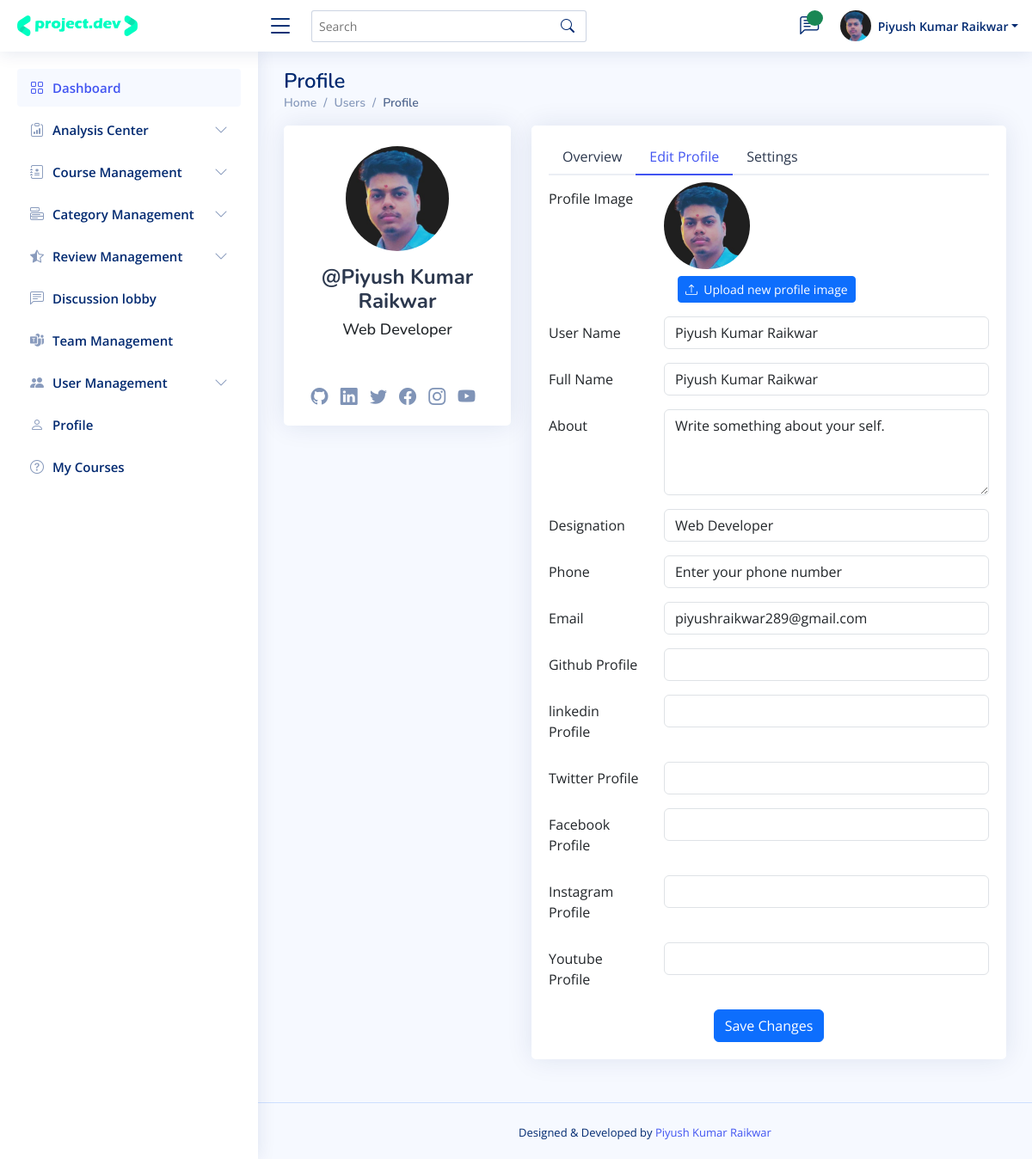
Screenshot of /admin/users-profile-edit.php (signed in) with the database file from the repository.
### tables this page shows
CREATE TABLE `user_data` (
  `user_id` int(11) NOT NULL,
  `full_name` varchar(255) NOT NULL,
  `username` varchar(255) NOT NULL,
  `password` text NOT NULL,
  `role` varchar(255) NOT NULL,
  `designation` varchar(255) NOT NULL DEFAULT 'designation',
  `about_text` text NOT NULL DEFAULT 'Write something about your self.',
  `profile_picture` text NOT NULL,
  `forgot_pwd_otp` varchar(255) NOT NULL,
  `phone` varchar(255) NOT NULL DEFAULT 'Enter your phone number',
  `tfa` varchar(255) NOT NULL DEFAULT 'No',
  `email` varchar(255) NOT NULL,
  `fb` text NOT NULL,
  `insta` text NOT NULL,
  `twitter` text NOT NULL,
  `linkedin` text NOT NULL,
  `github` text NOT NULL,
  `youtube` text NOT NULL,
  `date` varchar(255) NOT NULL,
  `active_record` varchar(11) NOT NULL DEFAULT 'Yes'
);

### admin/users-profile-edit.php (the view, shortened to what this page needs)
<?php include('admin_header.php');
include('private_files/system_configure_setting.php'); ?>
<body>
  <?php include("navbar.php") ?>
  <?php include('sidebar.php') ?>
  <main id="main" class="main">
    <div class="pagetitle">
      <h1>Profile</h1>
      <nav>
        <ol class="breadcrumb">
          <li class="breadcrumb-item"><a href="index.php">Home</a></li>
          <li class="breadcrumb-item">Users</li>
          <li class="breadcrumb-item active">Profile</li>
        </ol>
      </nav>
    </div>
    <section class="section profile">
      <div class="row">
        <div class="col-xl-4">
          <?php $user_id = $_SESSION['user_id'];
          $sql_show_user_overview = "SELECT * FROM user_data WHERE user_id = '{$user_id}' ";
          $result_sql_show_user_overview = mysqli_query($conn, $sql_show_user_overview) or die("Query Failed!!");
          if (mysqli_num_rows($result_sql_show_user_overview) > 0) {
            while ($row_user_overview = mysqli_fetch_assoc($result_sql_show_user_overview)) {
          ?>
              <div class="card">
                <div class="card-body profile-card pt-4 d-flex flex-column align-items-center">
                  <img src="upload_media/users_profiles_picture/<?php echo $row_user_overview['profile_picture'] ?>" alt="Profile" class="rounded-circle">
                  <h2 class='text-center mt-3 pb-2'>@<?php echo $row_user_overview['username'] ?></h2>
                  <h3 class='text-center'><?php echo $row_user_overview['designation'] ?></h3>
                  <div class="social-links mt-5">
                    <a href="<?php echo $row_user_overview['github'] ?>" class="linkedin"><i class="bi bi-github"></i></a>
                    <a href="<?php echo $row_user_overview['linkedin'] ?>" class="linkedin"><i class="bi bi-linkedin"></i></a>
                    <a href="<?php echo $row_user_overview['twitter'] ?>" class="twitter"><i class="bi bi-twitter"></i></a>
                    <a href="<?php echo $row_user_overview['fb'] ?>" class="facebook"><i class="bi bi-facebook"></i></a>
                    <a href="<?php echo $row_user_overview['insta'] ?>" class="instagram"><i class="bi bi-instagram"></i></a>
                    <a href="<?php echo $row_user_overview['youtube'] ?>" class="instagram"><i class="bi bi-youtube"></i></a>
                  </div>
                </div>
              </div>
        </div>
        <div class="col-xl-8">
          <div class="card">
            <div class="card-body pt-3">
              <ul class="nav nav-tabs nav-tabs-bordered">
                <li class="nav-item">
                  <a style='color:#2c384e' href="users-profile-overview.php" class="nav-link">Overview</a>
                </li>
                <li class="nav-item">
                  <button class="nav-link active" data-bs-toggle="tab" data-bs-target="#profile-edit"><a href="users-profile-edit.php">Edit Profile</a></button>
                </li>
                <li class="nav-item">
                  <a style='color:#2c384e' href="users-profile-settings.php" class="nav-link">Settings</a>
                </li>
              </ul>
              <div class="tab-content pt-2">
                <form action="<?php $_SERVER['PHP_SELF'] ?>" method="POST" enctype="multipart/form-data" autocomplete="off">
                  <div class="row mb-3">
                    <label for="profileImage" class="col-md-4 col-lg-3 col-form-label">Profile Image</label>
                    <div class="col-md-8 col-lg-9">
                      <img src="upload_media/users_profiles_picture/<?php echo $row_user_overview['profile_picture'] ?>" alt="Profile" style='width:100px; border-radius:50%;'>
                      <div class="pt-2 px-3">
                        <label for="img" class="btn btn-primary btn-sm" title="Upload new profile image"><i class="bi bi-upload"></i>&nbsp;&nbsp;Upload new profile image</label>
                      </div>
                    </div>
                  </div>
                  <div class="row mb-3">
                    <label for="username" class="col-md-4 col-lg-3 col-form-label">User Name</label>
                    <div class="col-md-8 col-lg-9">
                      <input name="username" type="text" class="form-control" id="username" value="<?php echo $row_user_overview['username'] ?>">
                    </div>
                  </div>
                  <div class="row mb-3">
                    <label for="full_name" class="col-md-4 col-lg-3 col-form-label">Full Name</label>
                    <div class="col-md-8 col-lg-9">
                      <input name="full_name" type="text" class="form-control" id="full_name" value="<?php echo $row_user_overview['full_name'] ?>">
                    </div>
                  </div>
                  <div class="row mb-3">
                    <label for="about" class="col-md-4 col-lg-3 col-form-label">About</label>
                    <div class="col-md-8 col-lg-9">
                      <textarea name="about_text" class="form-control" id="about" style="height: 100px"><?php echo $row_user_overview['about_text'] ?></textarea>
                    </div>
                  </div>
                  <div class="row mb-3">
                    <label for="Job" class="col-md-4 col-lg-3 col-form-label">Designation</label>
                    <div class="col-md-8 col-lg-9">
                      <input name="designation" type="text" class="form-control" id="Job" value="<?php echo $row_user_overview['designation'] ?>">
                    </div>
                  </div>
                  <div class="row mb-3">
                    <label for="Phone" class="col-md-4 col-lg-3 col-form-label">Phone</label>
                    <div class="col-md-8 col-lg-9">
                      <input name="phone" type="text" class="form-control" id="Phone" value="<?php echo $row_user_overview['phone'] ?>">
                    </div>
                  </div>
                  <div class="row mb-3">
                    <label for="Email" class="col-md-4 col-lg-3 col-form-label">Email</label>
                    <div class="col-md-8 col-lg-9">
                      <input name="email" type="email" class="form-control" id="Email" value="<?php echo $row_user_overview['email'] ?>">
                    </div>
                  </div>
                  <div class="row mb-3">
                    <label for="github" class="col-md-4 col-lg-3 col-form-label">Github Profile</label>
                    <div class="col-md-8 col-lg-9">
                      <input name="github" type="text" class="form-control" id="github" value="<?php echo $row_user_overview['github'] ?>">
                    </div>
                  </div>
                  <div class="row mb-3">
                    <label for="linkedin" class="col-md-4 col-lg-3 col-form-label">linkedin Profile</label>
                    <div class="col-md-8 col-lg-9">
                      <input name="linkedin" type="text" class="form-control" id="linkedin" value="<?php echo $row_user_overview['linkedin'] ?>">
                    </div>
                  </div>
                  <div class="row mb-3">
                    <label for="Twitter" class="col-md-4 col-lg-3 col-form-label">Twitter Profile</label>
                    <div class="col-md-8 col-lg-9">
                      <input name="twitter" type="text" class="form-control" id="Twitter" value="<?php echo $row_user_overview['twitter'] ?>">
                    </div>
                  </div>
                  <div class="row mb-3">
                    <label for="Facebook" class="col-md-4 col-lg-3 col-form-label">Facebook Profile</label>
                    <div class="col-md-8 col-lg-9">
                      <input name="fb" type="text" class="form-control" id="Facebook" value="<?php echo $row_user_overview['fb'] ?>">
                    </div>
                  </div>
                  <div class="row mb-3">
                    <label for="Instagram" class="col-md-4 col-lg-3 col-form-label">Instagram Profile</label>
                    <div class="col-md-8 col-lg-9">
                      <input name="insta" type="text" class="form-control" id="Instagram" value="<?php echo $row_user_overview['insta'] ?>">
                    </div>
                  </div>
                  <div class="row mb-3">
                    <label for="youtube" class="col-md-4 col-lg-3 col-form-label">Youtube Profile</label>
                    <div class="col-md-8 col-lg-9">
                      <input name="youtube" type="text" class="form-control" id="youtube" value="<?php echo $row_user_overview['youtube'] ?>">
                    </div>
                  </div>
                  <div class="text-center">
                    <button type="submit" class="btn btn-primary" name='save'>Save Changes</button>
                  </div>
                </form>
            <?php }
          } ?>
              </div>
            </div>
          </div>
        </div>
      </div>
    </section>
  </main>
  <?php include('admin_footer.php') ?>

### admin/assets/css/style.css (style rules this page uses)
:root { scroll-behavior: smooth; }
body { font-family: "Open Sans", sans-serif; background: #f6f9ff; color: #444444; }
a { color: #4154f1; text-decoration: none; }
h1, h2, h3, h4, h5, h6 { font-family: "Nunito", sans-serif; }
#main { margin-top: 60px; padding: 20px 30px; transition: all 0.3s; }
.pagetitle { margin-bottom: 10px; }
.pagetitle h1 { font-size: 24px; margin-bottom: 0; font-weight: 600; color: #012970; }
.card { margin-bottom: 30px; border: none; border-radius: 5px; box-shadow: 0px 0 30px rgba(1, 41, 112, 0.1); }
.card-body { padding: 0 20px 20px 20px; }
.breadcrumb { font-size: 14px; font-family: "Nunito", sans-serif; color: #899bbd; font-weight: 600; }
.breadcrumb a { color: #899bbd; transition: 0.3s; }
.breadcrumb .breadcrumb-item::before { color: #899bbd; }
.breadcrumb .active { color: #51678f; font-weight: 600; }
.nav-tabs-bordered { border-bottom: 2px solid #ebeef4; }
.nav-tabs-bordered .nav-link { margin-bottom: -2px; border: none; color: #2c384e; }
.nav-tabs-bordered .nav-link.active { background-color: #fff; color: #4154f1; border-bottom: 2px solid #4154f1; }
@media (min-width: 1200px) { #main, #footer { margin-left: 300px; } }
.profile .profile-card img { max-width: 120px; }
.profile .profile-card h2 { font-size: 24px; font-weight: 700; color: #2c384e; margin: 10px 0 0 0; }
.profile .profile-card h3 { font-size: 18px; }
.profile .profile-card .social-links a { font-size: 20px; display: inline-block; color: rgba(1, 41, 112, 0.5); line-height: 0; margin-right: 10px; transition: 0.3s; }

### rows the page displays
user_data: profile_picture (picture), username "Piyush Kumar Raikwar", designation "Web Developer", full_name "Piyush Kumar Raikwar", about_text "Write something about your self.", phone "Enter your phone number", email "piyushraikwar289@gmail.com"

### other values shown
$_SESSION['username'] "Piyush Kumar Raikwar"
